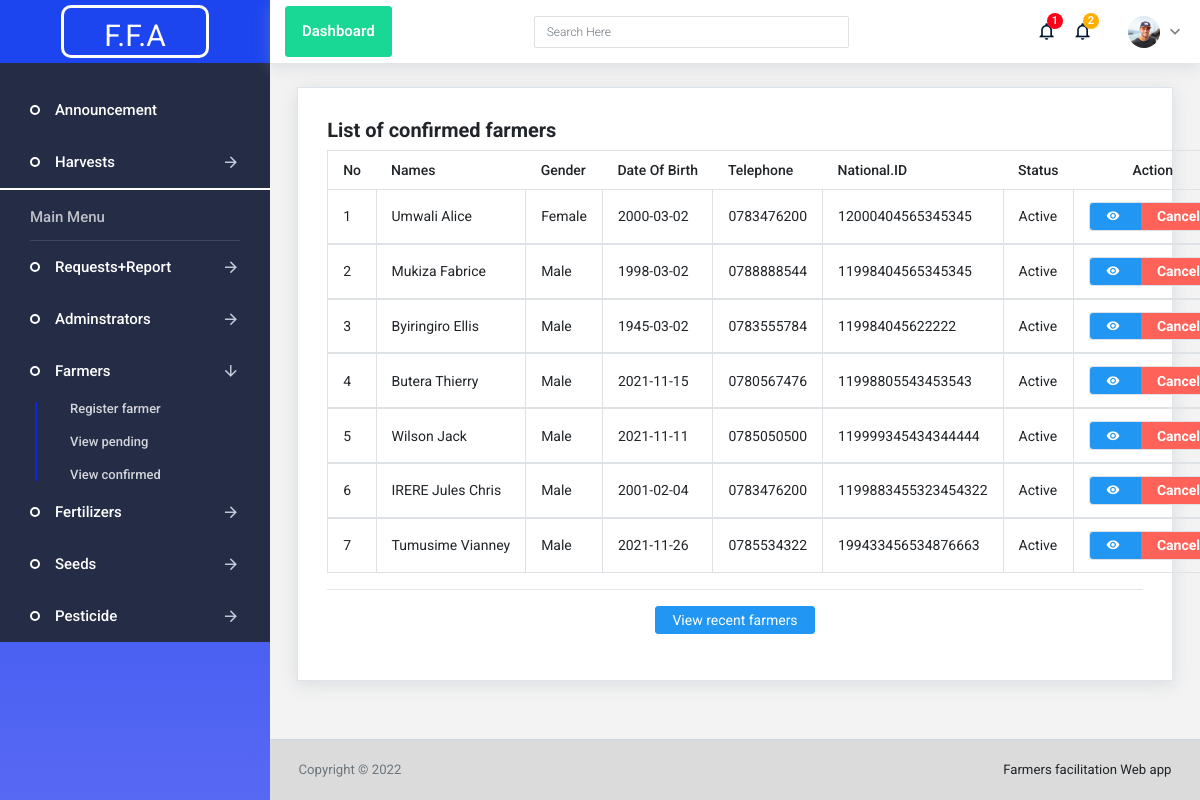
Screenshot of /manage/farmer?view_conf with the database file from the repository.
### tables this page shows
CREATE TABLE `farmer` (
  `farmer_id` int(10) NOT NULL,
  `firstname` varchar(100) NOT NULL,
  `lastname` varchar(100) NOT NULL,
  `gender` varchar(20) NOT NULL,
  `dob` varchar(20) NOT NULL,
  `national_id` varchar(30) NOT NULL,
  `telephone` varchar(20) NOT NULL,
  `password` varchar(80) NOT NULL,
  `land_area` varchar(20) NOT NULL,
  `province` varchar(30) NOT NULL,
  `district` varchar(80) NOT NULL,
  `sector` varchar(80) NOT NULL,
  `cell` varchar(80) NOT NULL,
  `village` varchar(80) NOT NULL,
  `status` varchar(20) NOT NULL DEFAULT 'inactive',
  `created_at` datetime NOT NULL DEFAULT current_timestamp()
);

### configs/query.php (called while the page is built, shortened)
<?php
require_once('connection.php');
class Query extends DBConnection {
	public function __construct() {
		$obj = new DBConnection;
		$this->conLink= $obj->connect();
	}
	public function viewConfirmedFarmers() {
		$sql= "SELECT * FROM farmer WHERE status='active' ORDER BY created_at ASC";
		$stmt=$this->conLink->prepare($sql);
		$stmt->execute();
		return $stmt;
	}
}
?>

### configs/connection.php (called while the page is built, shortened)
<?php
class DBConnection {
    public    $host = "localhost";
    protected $dbase= "farmer_app";
    private   $user = "root";
    private   $pass = "";
    public function connect(){
        try {
            $dsn= "mysql:host=$this->host; dbname=$this->dbase";
            $this->con = new PDO($dsn, $this->user, $this->pass );
            return $this->con;
        } catch(PDOException $error) {
            echo "OOPS! ERROR OCCURED".$error->getMessage();
        }
    }
}
?>

### manage/farmer.php (the view, shortened to what this page needs)
<?php
include('../configs/header.php');
include('../configs/sidebar.php');
?>
<div class="main-panel">
  <div class="content-wrapper">
    <?php if(isset($_GET['view_conf'])) { ?>
    <div class="row">
      <div class="col-lg-12 grid-margin stretch-card">
        <div class="card">
          <div class="card-body">
            <h4><strong>List of confirmed farmers</strong></h4>
            <table class="table table-bordered">
              <thead>
                <tr style="font-weight: bolder!important;">
                  <th> No </th>
                  <th> Names </th>
                  <th> Gender </th>
                  <th> Date Of Birth </th>
                  <th> Telephone </th>
                  <th> National.ID </th>
                  <th> Status </th>
                  <th colspan="2" class="text-center"> Action </th>
                </tr>
              </thead>
              <?php
              $num = 1;
              $stmt= $query->viewConfirmedFarmers();
              while($result= $stmt->FETCH(PDO::FETCH_ASSOC)) {
              ?>
              <tbody>
                <tr>
                  <td> <?php echo $num; ?> </td>
                  <td> <?php echo $result['firstname']." ".$result['lastname']; ?> </td>
                  <td> <?php echo $result['gender']; ?> </td>
                  <td> <?php echo $result['dob']; ?> </td>
                  <td> <?php echo $result['telephone']; ?> </td>
                  <td> <?php echo $result['national_id']; ?> </td>
                  <td> <?php echo ucfirst($result['status']); ?> </td>
                  <td>
                    <div class="btn-group" role="group">
                      <a data-toggle="tooltip" data-placement="top" href="?view_one=<?php echo $result['farmer_id']; ?>" class="btn btn-primary" title="View">
                        <i class="mdi mdi-eye"></i>
                      </a>
                      <a href="?view_all&cancel=<?php echo $result['farmer_id']; ?>" onclick="return confirm('Are you sure you want to cancel?')" class="btn btn-danger" title="Cancel">
                        <strong>Cancel</strong>
                      </a>
                    </div>
                  </td>
                </tr>
              </tbody>
            <?php $num++; } ?>
            </table><hr>
            <p class="text-center">
              <a href="?view_all" class="btn btn-md btn-primary">View recent farmers</a>
            </p>
          </div>
        </div>
      </div>
    </div>
    <?php } ?>
  </div>
  <?php
  include('../configs/footer.php');
  ?>

### assets/css/demo_1/style.css (style rules this page uses)
.card { box-shadow: 0 0 0 0 rgba(90, 113, 208, 0.11), 0 4px 16px 0 rgba(167, 175, 183, 0.33); border: solid 1px #dde4eb; border-radius: 0px; }
.main-panel { transition: width 0.25s ease, margin 0.25s ease; width: calc(100% - 270px); min-height: calc(100vh - 63px); display: flex; flex-direction: column; }
.content-wrapper { background: #F3F3F3; padding: 1.5rem 1.7rem; width: 100%; flex-grow: 1; }

### rows the page displays
farmer: firstname "Umwali", lastname "Alice", gender "Female", dob "2000-03-02", telephone "0783476200", national "12000404565345345", status "Active"
farmer: firstname "Mukiza", lastname "Fabrice", gender "Male", dob "1998-03-02", telephone "0788888544", national "11998404565345345", status "Active"
farmer: firstname "Byiringiro", lastname "Ellis", gender "Male", dob "1945-03-02", telephone "0783555784", national "119984045622222", status "Active"
farmer: firstname "Butera", lastname "Thierry", gender "Male", dob "2021-11-15", telephone "0780567476", national "11998805543453543", status "Active"
farmer: firstname "Wilson", lastname "Jack", gender "Male", dob "2021-11-11", telephone "0785050500", national "119999345434344444", status "Active"
farmer: firstname "IRERE", lastname "Jules Chris", gender "Male", dob "2001-02-04", telephone "0783476200", national "1199883455323454322", status "Active"
farmer: firstname "Tumusime", lastname "Vianney", gender "Male", dob "2021-11-26", telephone "0785534322", national "199433456534876663", status "Active"

### other values shown
$penRequestCount "1"
$recHarvestCount "2"
$func->getAppName() "Farmers facilitation Web app"
